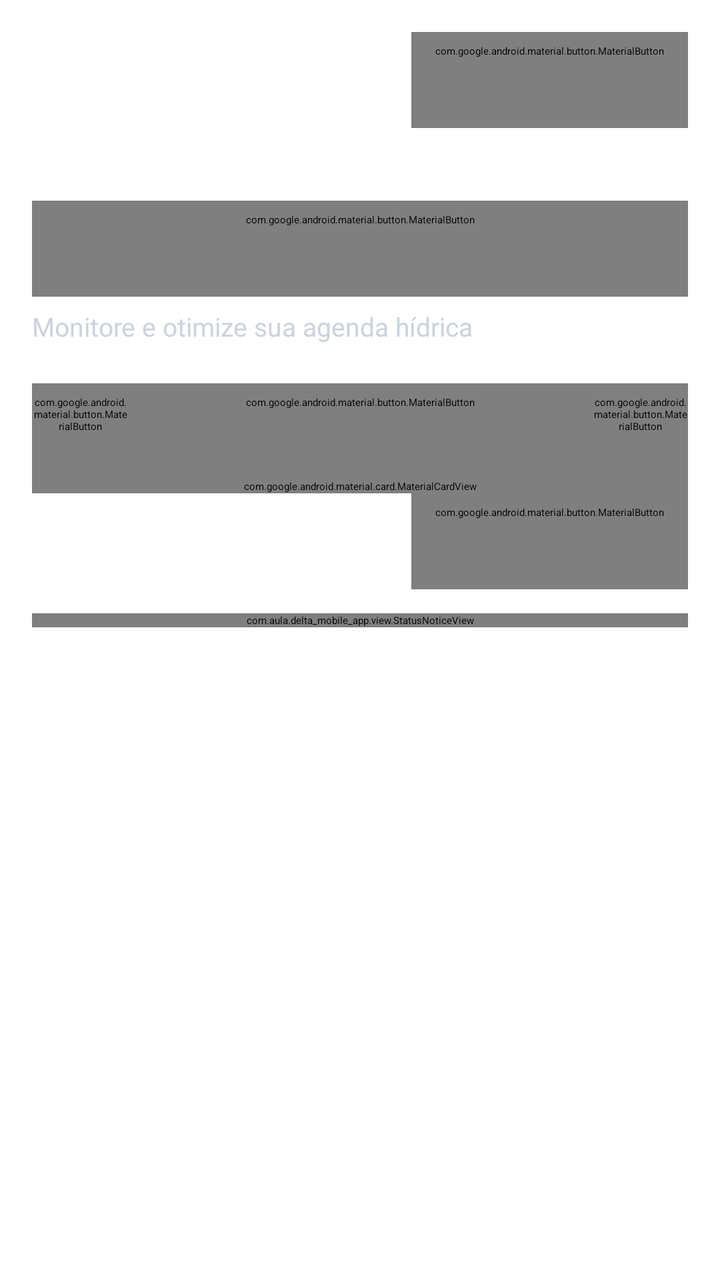
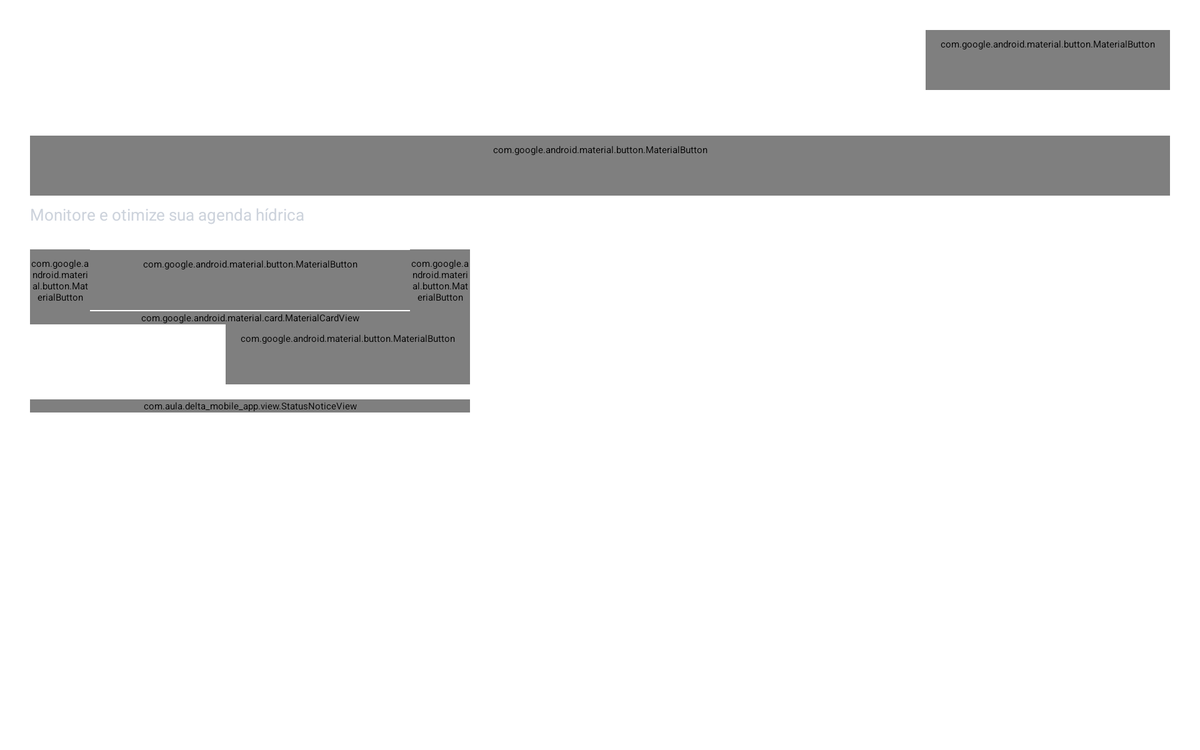

Compare how this app lays out the same screen by default and in its alternative resource folder. The renders come first, then the two layout files and the values they reference.
<!-- AndroidManifest.xml: application theme Theme.Deltamobileapp.Starting -->
<!-- res/layout/fragment_routine.xml -->
<?xml version="1.0" encoding="utf-8"?>
<FrameLayout
    xmlns:android="http://schemas.android.com/apk/res/android"
    xmlns:app="http://schemas.android.com/apk/res-auto"
    android:layout_width="match_parent"
    android:layout_height="match_parent">
    <ScrollView
        android:layout_width="match_parent"
        android:layout_height="match_parent"
        android:fillViewport="true"
        android:id="@+id/routine_scroll">
        <LinearLayout
            android:id="@+id/routine_page"
            android:layout_width="match_parent"
            android:layout_height="wrap_content"
            android:paddingStart="@dimen/routine_page_padding"
            android:paddingEnd="@dimen/routine_page_padding"
            android:paddingTop="@dimen/routine_page_padding"
            android:paddingBottom="@dimen/routine_menu_clearance"
            android:orientation="vertical">
            <LinearLayout
                android:layout_width="match_parent"
                android:layout_height="wrap_content"
                android:gravity="center_vertical"
                android:orientation="horizontal">
                <androidx.appcompat.widget.AppCompatImageButton
                    android:id="@+id/routine_back"
                    android:layout_width="@dimen/routine_touch_size"
                    android:layout_height="@dimen/routine_touch_size"
                    android:padding="12dp"
                    android:background="?attr/selectableItemBackgroundBorderless"
                    android:contentDescription="@string/routine_back"
                    app:srcCompat="@drawable/hourly_icon_back"
                    app:tint="@color/routine_text" />
                <Space
                    android:layout_width="0dp"
                    android:layout_height="1dp"
                    android:layout_weight="1" />
                <com.google.android.material.button.MaterialButton
                    android:id="@+id/routine_refresh"
                    style="@style/Routine.Action"
                    android:layout_width="wrap_content"
                    android:layout_height="wrap_content"
                    android:text="@string/routine_refresh" />
            </LinearLayout>
            <TextView
                style="@style/Routine.Heading"
                android:layout_marginTop="8dp"
                android:text="@string/routine_title" />
            <com.google.android.material.button.MaterialButton
                android:id="@+id/routine_add"
                style="@style/Routine.Action"
                android:layout_width="match_parent"
                android:layout_height="wrap_content"
                android:text="@string/routine_add" />
            <TextView
                style="@style/Routine.Caption"
                android:layout_marginTop="8dp"
                android:text="@string/routine_subtitle" />
            <LinearLayout
                android:id="@+id/routine_columns"
                android:layout_width="match_parent"
                android:layout_height="wrap_content"
                android:layout_marginTop="@dimen/routine_section_spacing"
                android:orientation="vertical">
                <LinearLayout
                    android:id="@+id/routine_calendar"
                    android:layout_width="match_parent"
                    android:layout_height="wrap_content"
                    android:orientation="vertical">
                    <LinearLayout
                        android:layout_width="match_parent"
                        android:layout_height="wrap_content"
                        android:gravity="center_vertical"
                        android:orientation="horizontal">
                        <com.google.android.material.button.MaterialButton
                            android:id="@+id/routine_previous_month"
                            style="@style/Routine.Action"
                            android:layout_width="@dimen/routine_touch_size"
                            android:layout_height="wrap_content"
                            android:contentDescription="@string/routine_previous_month"
                            android:paddingStart="0dp"
                            android:paddingEnd="0dp"
                            android:text="@string/routine_previous_symbol"
                            android:textSize="28sp" />
                        <com.google.android.material.button.MaterialButton
                            android:id="@+id/routine_month"
                            style="@style/Routine.Action"
                            android:layout_width="0dp"
                            android:layout_height="wrap_content"
                            android:layout_weight="1"
                            android:minWidth="0dp"
                            android:contentDescription="@string/routine_choose_date" />
                        <com.google.android.material.button.MaterialButton
                            android:id="@+id/routine_next_month"
                            style="@style/Routine.Action"
                            android:layout_width="@dimen/routine_touch_size"
                            android:layout_height="wrap_content"
                            android:contentDescription="@string/routine_next_month"
                            android:paddingStart="0dp"
                            android:paddingEnd="0dp"
                            android:text="@string/routine_next_symbol"
                            android:textSize="28sp" />
                    </LinearLayout>
                    <com.google.android.material.card.MaterialCardView
                        android:layout_width="match_parent"
                        android:layout_height="wrap_content"
                        android:layout_marginStart="@dimen/routine_week_outset"
                        android:layout_marginEnd="@dimen/routine_week_outset"
                        app:cardBackgroundColor="@color/routine_surface"
                        app:cardCornerRadius="@dimen/routine_card_radius"
                        app:cardElevation="0dp"
                        app:strokeWidth="0dp">
                        <androidx.recyclerview.widget.RecyclerView
                            android:id="@+id/routine_days"
                            android:layout_width="match_parent"
                            android:layout_height="wrap_content"
                            android:overScrollMode="never" />
                    </com.google.android.material.card.MaterialCardView>
                    <com.google.android.material.button.MaterialButton
                        android:id="@+id/routine_today"
                        style="@style/Routine.Action"
                        android:layout_width="wrap_content"
                        android:layout_height="wrap_content"
                        android:layout_gravity="end"
                        android:text="@string/routine_today" />
                    <com.aula.delta_mobile_app.view.StatusNoticeView
                        android:id="@+id/routine_notice"
                        android:layout_width="match_parent"
                        android:layout_height="wrap_content"
                        android:layout_marginTop="@dimen/routine_item_spacing" />
                    <com.google.android.material.button.MaterialButton
                        android:id="@+id/routine_retry"
                        style="@style/Routine.Action"
                        android:layout_width="match_parent"
                        android:layout_height="wrap_content"
                        android:layout_marginTop="8dp"
                        android:text="@string/routine_retry"
                        android:visibility="gone" />
                </LinearLayout>
                <LinearLayout
                    android:id="@+id/routine_agenda"
                    android:layout_width="match_parent"
                    android:layout_height="wrap_content"
                    android:layout_marginTop="@dimen/routine_section_spacing"
                    android:orientation="vertical">
                    <TextView
                        android:id="@+id/routine_agenda_title"
                        style="@style/Routine.Section" />
                    <TextView
                        android:id="@+id/routine_data_notice"
                        style="@style/Routine.Caption"
                        android:layout_width="match_parent"
                        android:layout_height="wrap_content"
                        android:layout_marginTop="@dimen/routine_item_spacing" />
                    <LinearLayout
                        android:id="@+id/routine_empty"
                        android:layout_width="match_parent"
                        android:layout_height="wrap_content"
                        android:minHeight="@dimen/routine_empty_min_height"
                        android:padding="@dimen/routine_card_padding"
                        android:gravity="center"
                        android:orientation="vertical"
                        android:visibility="gone">
                        <androidx.appcompat.widget.AppCompatImageView
                            android:layout_width="@dimen/routine_empty_icon_size"
                            android:layout_height="@dimen/routine_empty_icon_size"
                            android:importantForAccessibility="no"
                            app:srcCompat="@drawable/auth_icon_calendar"
                            app:tint="@color/routine_metric" />
                        <TextView
                            style="@style/Routine.Section"
                            android:layout_marginTop="@dimen/routine_section_spacing"
                            android:gravity="center"
                            android:text="@string/routine_empty_title" />
                        <TextView
                            style="@style/Routine.Caption"
                            android:layout_marginTop="8dp"
                            android:gravity="center"
                            android:text="@string/routine_empty_description" />
                    </LinearLayout>
                    <androidx.recyclerview.widget.RecyclerView
                        android:id="@+id/routine_habits"
                        android:layout_width="match_parent"
                        android:layout_height="@dimen/routine_habits_list_height"
                        android:layout_marginTop="@dimen/routine_item_spacing"
                        android:nestedScrollingEnabled="true"
                        android:overScrollMode="always"
                        android:scrollbars="vertical" />
                </LinearLayout>
            </LinearLayout>
        </LinearLayout>
    </ScrollView>
    <FrameLayout
        android:id="@+id/routine_loading"
        android:layout_width="match_parent"
        android:layout_height="match_parent"
        android:clickable="true"
        android:visibility="gone" />
</FrameLayout>
<!-- resources referenced by this layout -->
<resources>
  <color name="routine_metric">#92B7FF</color>
  <color name="routine_surface">#252C38</color>
  <color name="routine_text">#FFFFFF</color>
  <dimen name="routine_card_padding">16dp</dimen>
  <dimen name="routine_card_radius">14dp</dimen>
  <dimen name="routine_empty_icon_size">48dp</dimen>
  <dimen name="routine_empty_min_height">240dp</dimen>
  <dimen name="routine_habits_list_height">280dp</dimen>
  <dimen name="routine_item_spacing">12dp</dimen>
  <dimen name="routine_menu_clearance">136dp</dimen>
  <dimen name="routine_page_padding">16dp</dimen>
  <dimen name="routine_section_spacing">20dp</dimen>
  <dimen name="routine_touch_size">48dp</dimen>
  <dimen name="routine_week_outset">-4dp</dimen>
  <!-- drawable hourly_icon_back (drawable) -->
  <vector
      xmlns:android="http://schemas.android.com/apk/res/android"
      android:width="32dp"
      android:height="24dp"
      android:viewportWidth="32"
      android:viewportHeight="24">
      <path
          android:fillColor="@android:color/transparent"
          android:strokeColor="#FFFFFF"
          android:strokeWidth="1.8"
          android:strokeLineCap="round"
          android:strokeLineJoin="round"
          android:pathData="M29,12 L3,12 M10,5 L3,12 L10,19" />
  </vector>
  <string name="routine_add">Adicionar hábito</string>
  <string name="routine_back">Voltar</string>
  <string name="routine_choose_date">Escolher data</string>
  <string name="routine_empty_description">Nenhum hábito programado para esta data.</string>
  <string name="routine_empty_title">Sua agenda está livre</string>
  <string name="routine_next_month">Próximo mês</string>
  <string name="routine_next_symbol">›</string>
  <string name="routine_previous_month">Mês anterior</string>
  <string name="routine_previous_symbol">‹</string>
  <string name="routine_refresh">Atualizar</string>
  <string name="routine_retry">Tentar novamente</string>
  <string name="routine_subtitle">Monitore e otimize sua agenda hídrica</string>
  <string name="routine_title">Rotina</string>
  <string name="routine_today">Hoje</string>
  <style name="Routine.Caption" parent="Routine.Body">
          <item name="android:textColor">@color/routine_muted</item>
          <item name="android:textSize">13sp</item>
      </style>
  <style name="Routine.Heading" parent="Routine.Body">
          <item name="android:textSize">24sp</item>
          <item name="android:textStyle">bold</item>
          <item name="android:accessibilityHeading">true</item>
      </style>
  <style name="Routine.Section" parent="Routine.Body">
          <item name="android:textSize">18sp</item>
          <item name="android:textStyle">bold</item>
          <item name="android:accessibilityHeading">true</item>
      </style>
  <style name="Theme.Deltamobileapp.Starting" parent="Theme.SplashScreen">
          <item name="windowSplashScreenBackground">@color/splash_background</item>
          <item name="windowSplashScreenAnimatedIcon">@drawable/splash_system_icon</item>
          <item name="windowSplashScreenAnimationDuration">0</item>
          <item name="postSplashScreenTheme">@style/Theme.Deltamobileapp</item>
      </style>
  <color name="auth_white">#FFFFFF</color>
  <style name="Routine.Body" parent="Home.Body">
          <item name="android:textColor">@color/routine_text</item>
          <item name="android:textSize">14sp</item>
      </style>
  <color name="routine_muted">#CDD3DC</color>
  <color name="splash_background">#212121</color>
  <style name="Theme.Deltamobileapp" parent="Base.Theme.Deltamobileapp" />
  <style name="Home.Body" parent="">
          <item name="android:layout_width">match_parent</item>
          <item name="android:layout_height">wrap_content</item>
          <item name="android:textColor">#FFFFFF</item>
          <item name="android:textSize">14sp</item>
          <item name="android:fontFamily">sans-serif</item>
          <item name="android:includeFontPadding">false</item>
      </style>
  <!-- some entries are left out for length -->
</resources>
<!-- res/layout-w800dp-h480dp/fragment_routine.xml (the repository's variant of the layout above) -->
<!-- drawn on a 7-inch tablet turned sideways -->
<?xml version="1.0" encoding="utf-8"?>
<FrameLayout
    xmlns:android="http://schemas.android.com/apk/res/android"
    xmlns:app="http://schemas.android.com/apk/res-auto"
    android:layout_width="match_parent"
    android:layout_height="match_parent">
    <ScrollView
        android:layout_width="match_parent"
        android:layout_height="match_parent"
        android:fillViewport="true"
        android:id="@+id/routine_scroll">
        <LinearLayout
            android:id="@+id/routine_page"
            android:layout_width="match_parent"
            android:layout_height="wrap_content"
            android:paddingStart="@dimen/routine_page_padding"
            android:paddingEnd="@dimen/routine_page_padding"
            android:paddingTop="@dimen/routine_page_padding"
            android:paddingBottom="@dimen/routine_menu_clearance"
            android:orientation="vertical">
            <LinearLayout
                android:layout_width="match_parent"
                android:layout_height="wrap_content"
                android:gravity="center_vertical"
                android:orientation="horizontal">
                <androidx.appcompat.widget.AppCompatImageButton
                    android:id="@+id/routine_back"
                    android:layout_width="@dimen/routine_touch_size"
                    android:layout_height="@dimen/routine_touch_size"
                    android:padding="12dp"
                    android:background="?attr/selectableItemBackgroundBorderless"
                    android:contentDescription="@string/routine_back"
                    app:srcCompat="@drawable/hourly_icon_back"
                    app:tint="@color/routine_text" />
                <Space
                    android:layout_width="0dp"
                    android:layout_height="1dp"
                    android:layout_weight="1" />
                <com.google.android.material.button.MaterialButton
                    android:id="@+id/routine_refresh"
                    style="@style/Routine.Action"
                    android:layout_width="wrap_content"
                    android:layout_height="wrap_content"
                    android:text="@string/routine_refresh" />
            </LinearLayout>
            <TextView
                style="@style/Routine.Heading"
                android:layout_marginTop="8dp"
                android:text="@string/routine_title" />
            <com.google.android.material.button.MaterialButton
                android:id="@+id/routine_add"
                style="@style/Routine.Action"
                android:layout_width="match_parent"
                android:layout_height="wrap_content"
                android:text="@string/routine_add" />
            <TextView
                style="@style/Routine.Caption"
                android:layout_marginTop="8dp"
                android:text="@string/routine_subtitle" />
            <LinearLayout
                android:id="@+id/routine_columns"
                android:layout_width="match_parent"
                android:layout_height="wrap_content"
                android:layout_marginTop="@dimen/routine_section_spacing"
                android:orientation="horizontal"
                android:baselineAligned="false">
                <LinearLayout
                    android:id="@+id/routine_calendar"
                    android:layout_width="@dimen/routine_calendar_width"
                    android:layout_height="wrap_content"
                    android:orientation="vertical"
                    android:layout_marginEnd="@dimen/routine_column_gap">
                    <LinearLayout
                        android:layout_width="match_parent"
                        android:layout_height="wrap_content"
                        android:gravity="center_vertical"
                        android:orientation="horizontal">
                        <com.google.android.material.button.MaterialButton
                            android:id="@+id/routine_previous_month"
                            style="@style/Routine.Action"
                            android:layout_width="@dimen/routine_touch_size"
                            android:layout_height="wrap_content"
                            android:contentDescription="@string/routine_previous_month"
                            android:paddingStart="0dp"
                            android:paddingEnd="0dp"
                            android:text="@string/routine_previous_symbol"
                            android:textSize="28sp" />
                        <com.google.android.material.button.MaterialButton
                            android:id="@+id/routine_month"
                            style="@style/Routine.Action"
                            android:layout_width="0dp"
                            android:layout_height="wrap_content"
                            android:layout_weight="1"
                            android:minWidth="0dp"
                            android:contentDescription="@string/routine_choose_date" />
                        <com.google.android.material.button.MaterialButton
                            android:id="@+id/routine_next_month"
                            style="@style/Routine.Action"
                            android:layout_width="@dimen/routine_touch_size"
                            android:layout_height="wrap_content"
                            android:contentDescription="@string/routine_next_month"
                            android:paddingStart="0dp"
                            android:paddingEnd="0dp"
                            android:text="@string/routine_next_symbol"
                            android:textSize="28sp" />
                    </LinearLayout>
                    <com.google.android.material.card.MaterialCardView
                        android:layout_width="match_parent"
                        android:layout_height="wrap_content"
                        android:layout_marginStart="@dimen/routine_week_outset"
                        android:layout_marginEnd="@dimen/routine_week_outset"
                        app:cardBackgroundColor="@color/routine_surface"
                        app:cardCornerRadius="@dimen/routine_card_radius"
                        app:cardElevation="0dp"
                        app:strokeWidth="0dp">
                        <androidx.recyclerview.widget.RecyclerView
                            android:id="@+id/routine_days"
                            android:layout_width="match_parent"
                            android:layout_height="wrap_content"
                            android:overScrollMode="never" />
                    </com.google.android.material.card.MaterialCardView>
                    <com.google.android.material.button.MaterialButton
                        android:id="@+id/routine_today"
                        style="@style/Routine.Action"
                        android:layout_width="wrap_content"
                        android:layout_height="wrap_content"
                        android:layout_gravity="end"
                        android:text="@string/routine_today" />
                    <com.aula.delta_mobile_app.view.StatusNoticeView
                        android:id="@+id/routine_notice"
                        android:layout_width="match_parent"
                        android:layout_height="wrap_content"
                        android:layout_marginTop="@dimen/routine_item_spacing" />
                    <com.google.android.material.button.MaterialButton
                        android:id="@+id/routine_retry"
                        style="@style/Routine.Action"
                        android:layout_width="match_parent"
                        android:layout_height="wrap_content"
                        android:layout_marginTop="8dp"
                        android:text="@string/routine_retry"
                        android:visibility="gone" />
                </LinearLayout>
                <LinearLayout
                    android:id="@+id/routine_agenda"
                    android:layout_width="0dp"
                    android:layout_height="wrap_content"
                    android:layout_marginTop="0dp"
                    android:orientation="vertical"
                    android:layout_weight="1">
                    <TextView
                        android:id="@+id/routine_agenda_title"
                        style="@style/Routine.Section" />
                    <TextView
                        android:id="@+id/routine_data_notice"
                        style="@style/Routine.Caption"
                        android:layout_width="match_parent"
                        android:layout_height="wrap_content"
                        android:layout_marginTop="@dimen/routine_item_spacing" />
                    <LinearLayout
                        android:id="@+id/routine_empty"
                        android:layout_width="match_parent"
                        android:layout_height="wrap_content"
                        android:minHeight="@dimen/routine_empty_min_height"
                        android:padding="@dimen/routine_card_padding"
                        android:gravity="center"
                        android:orientation="vertical"
                        android:visibility="gone">
                        <androidx.appcompat.widget.AppCompatImageView
                            android:layout_width="@dimen/routine_empty_icon_size"
                            android:layout_height="@dimen/routine_empty_icon_size"
                            android:importantForAccessibility="no"
                            app:srcCompat="@drawable/auth_icon_calendar"
                            app:tint="@color/routine_metric" />
                        <TextView
                            style="@style/Routine.Section"
                            android:layout_marginTop="@dimen/routine_section_spacing"
                            android:gravity="center"
                            android:text="@string/routine_empty_title" />
                        <TextView
                            style="@style/Routine.Caption"
                            android:layout_marginTop="8dp"
                            android:gravity="center"
                            android:text="@string/routine_empty_description" />
                    </LinearLayout>
                    <androidx.recyclerview.widget.RecyclerView
                        android:id="@+id/routine_habits"
                        android:layout_width="match_parent"
                        android:layout_height="@dimen/routine_habits_list_height"
                        android:layout_marginTop="@dimen/routine_item_spacing"
                        android:nestedScrollingEnabled="true"
                        android:overScrollMode="always"
                        android:scrollbars="vertical" />
                </LinearLayout>
            </LinearLayout>
        </LinearLayout>
    </ScrollView>
    <FrameLayout
        android:id="@+id/routine_loading"
        android:layout_width="match_parent"
        android:layout_height="match_parent"
        android:clickable="true"
        android:visibility="gone" />
</FrameLayout>
<!-- resources referenced by the variant -->
<!-- as a 7-inch tablet turned sideways resolves them -->
<resources>
  <color name="routine_metric">#92B7FF</color>
  <color name="routine_surface">#252C38</color>
  <color name="routine_text">#FFFFFF</color>
  <dimen name="routine_calendar_width">352dp</dimen>
  <dimen name="routine_card_padding">16dp</dimen>
  <dimen name="routine_card_radius">14dp</dimen>
  <dimen name="routine_column_gap">24dp</dimen>
  <dimen name="routine_empty_icon_size">48dp</dimen>
  <dimen name="routine_empty_min_height">240dp</dimen>
  <!-- from res/values-w600dp/ -->
  <dimen name="routine_habits_list_height">360dp</dimen>
  <dimen name="routine_item_spacing">12dp</dimen>
  <dimen name="routine_menu_clearance">136dp</dimen>
  <!-- from res/values-w800dp-h480dp/ -->
  <dimen name="routine_page_padding">24dp</dimen>
  <dimen name="routine_section_spacing">20dp</dimen>
  <dimen name="routine_touch_size">48dp</dimen>
  <!-- from res/values-w800dp-h480dp/ -->
  <dimen name="routine_week_outset">0dp</dimen>
  <string name="routine_add">Adicionar hábito</string>
  <string name="routine_back">Voltar</string>
  <string name="routine_choose_date">Escolher data</string>
  <string name="routine_empty_description">Nenhum hábito programado para esta data.</string>
  <string name="routine_empty_title">Sua agenda está livre</string>
  <string name="routine_next_month">Próximo mês</string>
  <string name="routine_next_symbol">›</string>
  <string name="routine_previous_month">Mês anterior</string>
  <string name="routine_previous_symbol">‹</string>
  <string name="routine_refresh">Atualizar</string>
  <string name="routine_retry">Tentar novamente</string>
  <string name="routine_subtitle">Monitore e otimize sua agenda hídrica</string>
  <string name="routine_title">Rotina</string>
  <string name="routine_today">Hoje</string>
  <style name="Routine.Caption" parent="Routine.Body">
          <item name="android:textColor">@color/routine_muted</item>
          <item name="android:textSize">13sp</item>
      </style>
  <style name="Routine.Heading" parent="Routine.Body">
          <item name="android:textSize">24sp</item>
          <item name="android:textStyle">bold</item>
          <item name="android:accessibilityHeading">true</item>
      </style>
  <style name="Routine.Section" parent="Routine.Body">
          <item name="android:textSize">18sp</item>
          <item name="android:textStyle">bold</item>
          <item name="android:accessibilityHeading">true</item>
      </style>
  <style name="Theme.Deltamobileapp.Starting" parent="Theme.SplashScreen">
          <item name="windowSplashScreenBackground">@color/splash_background</item>
          <item name="windowSplashScreenAnimatedIcon">@drawable/splash_system_icon</item>
          <item name="windowSplashScreenAnimationDuration">0</item>
          <item name="postSplashScreenTheme">@style/Theme.Deltamobileapp</item>
      </style>
  <color name="auth_white">#FFFFFF</color>
  <style name="Routine.Body" parent="Home.Body">
          <item name="android:textColor">@color/routine_text</item>
          <item name="android:textSize">14sp</item>
      </style>
  <color name="routine_muted">#CDD3DC</color>
  <color name="splash_background">#212121</color>
  <style name="Theme.Deltamobileapp" parent="Base.Theme.Deltamobileapp" />
  <style name="Home.Body" parent="">
          <item name="android:layout_width">match_parent</item>
          <item name="android:layout_height">wrap_content</item>
          <item name="android:textColor">#FFFFFF</item>
          <item name="android:textSize">14sp</item>
          <item name="android:fontFamily">sans-serif</item>
          <item name="android:includeFontPadding">false</item>
      </style>
  <!-- some entries are left out for length -->
</resources>
